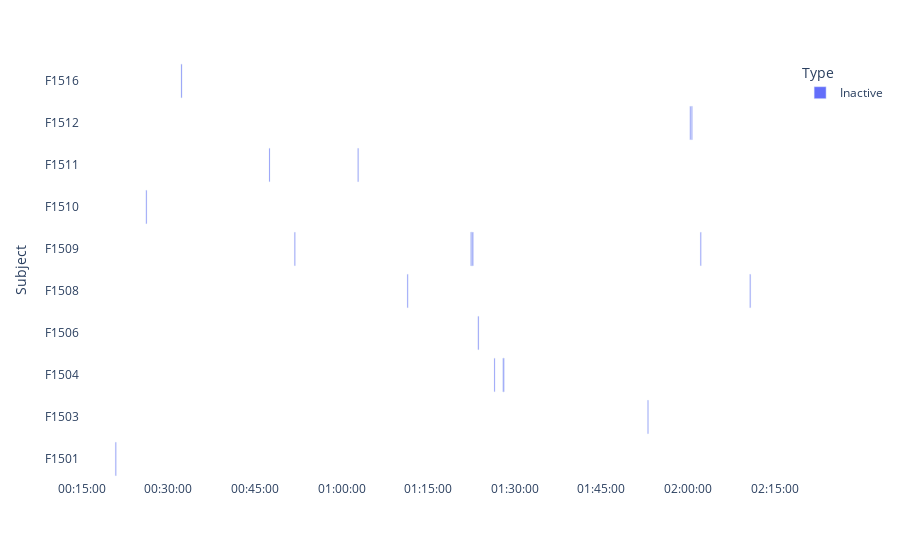

Notebook code for this chart:
### Code cell
make_timeline(timeline_data[timeline_data['Type']=='Inactive'])

### Figure 1 — Plotly figure (JSON) as saved in the notebook; plotly's stock layout.template omitted (floating-point values rounded to 4 significant figures)
{"data": [{"alignmentgroup": "True", "base": ["2021-11-29T00:20:50", "2021-11-29T01:52:59", "2021-11-29T01:26:25", "2021-11-29T01:27:56", "2021-11-29T01:27:57", "2021-11-29T01:27:58", "2021-11-29T01:28:00", "2021-11-29T01:23:37", "2021-11-29T01:11:22", "2021-11-29T02:10:41", "2021-11-29T00:51:50", "2021-11-29T01:22:20", "2021-11-29T01:22:26", "2021-11-29T01:22:29", "2021-11-29T01:22:37", "2021-11-29T01:22:39", "2021-11-29T02:02:07", "2021-11-29T00:26:08", "2021-11-29T00:47:27", "2021-11-29T01:02:48", "2021-11-29T02:00:19", "2021-11-29T02:00:35", "2021-11-29T00:32:13", "2021-11-29T00:32:13"], "hovertemplate": "Type=Inactive<br>Start=%{base}<br>End=%{x}<br>Subject=%{y}<extra></extra>", "legendgroup": "Inactive", "marker": {"color": "#636efa"}, "name": "Inactive", "offsetgroup": "Inactive", "orientation": "h", "showlegend": true, "textposition": "auto", "type": "bar", "x": [10000, 10000, 10000, 10000, 10000, 10000, 10000, 10000, 10000, 10000, 10000, 10000, 10000, 10000, 10000, 10000, 10000, 10000, 10000, 10000, 10000, 10000, 10000, 10000], "xaxis": "x", "y": ["F1501", "F1503", "F1504", "F1504", "F1504", "F1504", "F1504", "F1506", "F1508", "F1508", "F1509", "F1509", "F1509", "F1509", "F1509", "F1509", "F1509", "F1510", "F1511", "F1511", "F1512", "F1512", "F1516", "F1516"], "yaxis": "y"}], "layout": {"barmode": "overlay", "legend": {"title": {"text": "Type"}, "tracegroupgap": 0}, "margin": {"t": 60}, "paper_bgcolor": "rgba(0, 0, 0, 0)", "plot_bgcolor": "rgba(0, 0, 0, 0)", "xaxis": {"anchor": "y", "domain": [0, 1], "tickformat": "%H:%M:%S", "tickformatstops": [{"dtickrange": [1800000, 10800000], "value": "%H:%M"}], "type": "date"}, "yaxis": {"anchor": "x", "categoryorder": "category ascending", "domain": [0, 1], "title": {"text": "Subject"}}}}
